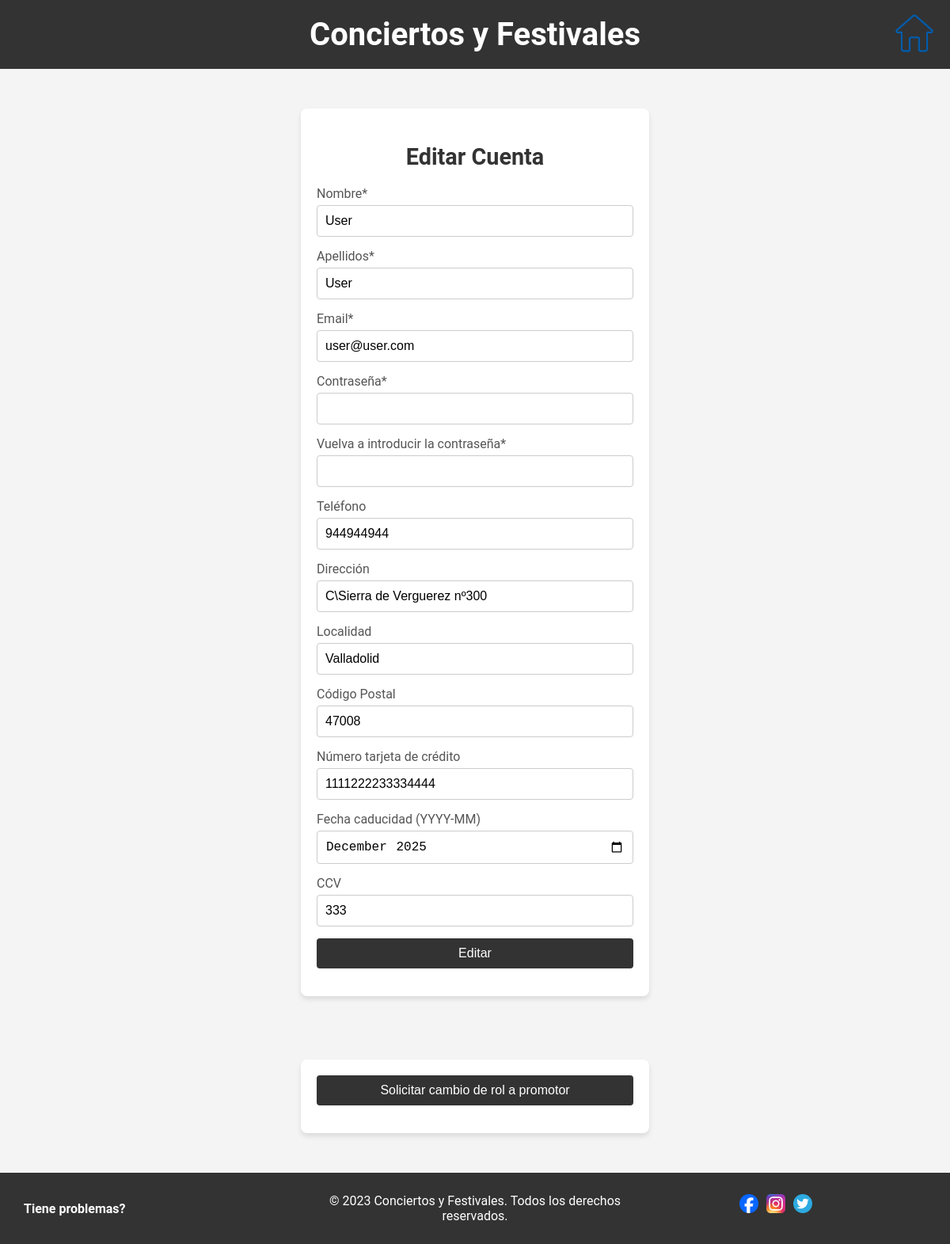
/views/editUser.php (signed in), run on the app's committed database.
### tables this page shows
CREATE TABLE `usuarios` (
  `id` int(11) NOT NULL,
  `nombre` varchar(30) NOT NULL,
  `apellidos` varchar(45) NOT NULL,
  `email` varchar(45) NOT NULL,
  `password` varchar(100) NOT NULL,
  `telefono` varchar(15) DEFAULT NULL,
  `direccion` varchar(45) DEFAULT NULL,
  `localidad` varchar(45) DEFAULT NULL,
  `codigoPostal` varchar(10) DEFAULT NULL,
  `nTarjeta` varchar(16) DEFAULT NULL,
  `fCaducidad` date DEFAULT NULL,
  `CCV` varchar(3) DEFAULT NULL,
  `saldo` float DEFAULT NULL,
  `idRol` int(11) NOT NULL
);

### Datos/Database.php (called while the page is built, shortened)
<?php
class Database {
    private static $instance = null;
    private function __construct() {
        $host = 'localhost';
        $db   = 'ConFest';
        $user = 'root';
        $pass = '';
        $charset = 'utf8';
        $dsn = "mysql:host=$host;dbname=$db;charset=$charset";
        $options = [
            PDO::ATTR_ERRMODE            => PDO::ERRMODE_EXCEPTION,
            PDO::ATTR_DEFAULT_FETCH_MODE => PDO::FETCH_ASSOC,
            PDO::ATTR_EMULATE_PREPARES   => false,
        ];
        try {
            $this->pdo = new PDO($dsn, $user, $pass, $options);
        } catch (\PDOException $e) {
            throw new \PDOException($e->getMessage(), (int)$e->getCode());
        }
    }
    public static function getInstance() {
        if (self::$instance === null) {
            self::$instance = new Database();
        }
        return self::$instance->pdo;
    }
}

### controllers/UserController.php (called while the page is built, shortened)
<?php
require_once __DIR__ . '/../Datos/Database.php';
class UserController {
    private $pdo;
    public function __construct() {
        $this->pdo = Database::getInstance();
    }
    public function getByEmail($email) {
        $stmt = $this->pdo->prepare("SELECT * FROM usuarios WHERE email = ?");
        $stmt->execute([$email]);
        return $stmt->fetch();
    }
}
?>

### views/editUser.php (the view, shortened to what this page needs)
<?php
require_once __DIR__ . '/../controllers/UserController.php';
$userController = new UserController();
$email = $_SESSION['email'] ?? '';
$usuario = $userController->getByEmail($email);
?>
<!DOCTYPE html>
<html lang="es">
<head>
    <link rel="stylesheet" href="../estilo-index.css?v=<?= time() ?>">
</head>
<body>
    <header>
        <h1>Conciertos y Festivales</h1>
        <div class="iconHeader">
            <a href="../index.php" class="iconLogIn">
                <img src="../Imagenes/home.png" alt="Volver al inicio">
            </a>
        </div>
    </header>
    <div class="containerForm">
        <h2>Editar Cuenta</h2>
        <form action="" method="POST" class="form">
            <div class="groupForm">
                <label for="nombre">Nombre*</label>
                <input type="text" id="nombre" name="nombre" value="<?= htmlspecialchars($usuario['nombre'] ?? '') ?>">
            </div>
            <div class="groupForm">
                <label for="apellidos">Apellidos*</label>
                <input type="text" id="apellidos" name="apellidos" value="<?= htmlspecialchars($usuario['apellidos'] ?? '') ?>">
            </div>
            <div class="groupForm">
                <label for="email">Email*</label>
                <input type="email" id="email" name="email" value="<?= htmlspecialchars($usuario['email'] ?? '') ?>">
            </div>
            <div class="groupForm">
                <label for="password">Contraseña*</label>
                <input type="password" id="password" name="password" value="">
            </div>
            <div class="groupForm">
                <label for="password2">Vuelva a introducir la contraseña*</label>
                <input type="password" id="password2" name="password2" value="">
            </div>
            <div class="groupForm">
                <label for="telefono">Teléfono</label>
                <input type="text" id="telefono" name="telefono" value="<?= htmlspecialchars($usuario['telefono'] ?? '') ?>">
            </div>
            <div class="groupForm">
                <label for="direccion">Dirección</label>
                <input type="text" id="direccion" name="direccion" value="<?= htmlspecialchars($usuario['direccion'] ?? '') ?>">
            </div>
            <div class="groupForm">
                <label for="localidad">Localidad</label>
                <input type="text" id="localidad" name="localidad" value="<?= htmlspecialchars($usuario['localidad'] ?? '') ?>">
            </div>
            <div class="groupForm">
                <label for="codigo_postal">Código Postal</label>
                <input type="text" id="codigoPostal" name="codigoPostal" value="<?= htmlspecialchars($usuario['codigoPostal'] ?? '') ?>">
            </div>
            <div class="groupForm">
                <label for="tarjeta">Número tarjeta de crédito</label>
                <input type="text" id="nTarjeta" name="nTarjeta" value="<?= htmlspecialchars($usuario['nTarjeta'] ?? '') ?>">
            </div>
            <div class="groupForm">
                <label for="caducidad">Fecha caducidad (YYYY-MM)</label>
                <input type="month" id="fCaducidad" name="fCaducidad"
                    value="<?= htmlspecialchars(
                        isset($usuario['fCaducidad']) && strlen($usuario['fCaducidad']) >= 7
                            ? substr($usuario['fCaducidad'], 0, 7)
                            : ''
                    ) ?>">
            </div>
            <div class="groupForm">
                <label for="CCV">CCV</label>
                <input type="text" id="CCV" name="CCV" value="<?= htmlspecialchars($usuario['CCV'] ?? '') ?>">
            </div>
            <div class="groupForm">
                <button type="submit">Editar</button>
            </div>
        </form>
    </div>
    <div class="containerForm" style="margin-top:30px;">
        <form action="" method="POST">
            <div class="groupForm">
                <button type="submit" name="solicitar_promotor">Solicitar cambio de rol a promotor</button>
            </div>
        </form>
    </div>
    <footer>
        <div id="left">
            <a href="#" class="footer-link">Tiene problemas?</a>
        </div>
        <div id="center">
            <p>&copy; 2023 Conciertos y Festivales. Todos los derechos reservados.</p>
        </div>
        <div id="right">
            <div class="redesSociales">
                <a href="#"><img src="../Imagenes/facebook.png" alt="Facebook" id="facebook"></a>
                <a href="#"><img src="../Imagenes/instagram.png" alt="Instagram" id="instagram"></a>
                <a href="#"><img src="../Imagenes/twitter.png" alt="Twitter" id="x"></a>
            </div>
        </div>
    </footer>
</body>
</html>

### estilo-index.css (style rules this page uses)
html, body { font-family: 'Roboto', sans-serif; height: 100%; margin: 0; padding: 0; background-color: #f4f4f4; }
body { min-height: 100vh; display: flex; flex-direction: column; }
header h1 { margin: 0; font-size: 2.5rem; }
header { position: relative; background-color: #333; color: #fff; padding: 20px 0; text-align: center; }
.iconHeader { position: absolute; top: 50%; right: 20px; display: flex; align-items: center; transform: translateY(-50%); gap: 10px; }
.iconHeader .iconEdit img, .iconHeader .iconLogIn img { object-fit: contain; cursor: pointer; display: inline-block; }
.iconLogIn { order: 1; }
.iconLogIn img { width: 50px; height: 50px; cursor: pointer; }
footer { background-color: #333; color: #fff; padding: 10px 0; margin-top: 20px; display: flex; justify-content: space-between; align-items: center; text-align: center; margin-top: auto; }
footer div { flex: 1; display: flex; align-items: center; justify-content: center; }
footer #left { justify-content: flex-start; padding-left: 30px; }
footer #center { justify-content: center; }
footer #right { justify-content: flex-end; padding-right: 30px; }
footer #left a { color: #fff; text-decoration: none; font-weight: bold; }
.redesSociales a { margin-left: 10px; margin-right: 0; }
.redesSociales a:first-child { margin-left: 0; }
.containerForm { max-width: 600px; width: 90%; max-width: 400px; margin: 50px auto; padding: 20px; background-color: #fff; border-radius: 8px; box-shadow: 0 4px 6px rgba(0, 0, 0, 0.1); text-align: center; }
.containerForm h2 { margin-bottom: 20px; font-size: 1.8rem; color: #333; }
.groupForm { margin-bottom: 15px; text-align: left; }
.groupForm label { display: block; margin-bottom: 5px; font-size: 1rem; color: #555; }
.groupForm input { width: 100%; padding: 10px; font-size: 1rem; border: 1px solid #ccc; border-radius: 4px; box-sizing: border-box; }
.groupForm button { width: 100%; padding: 10px; font-size: 1rem; background-color: #333; color: #fff; border: none; border-radius: 4px; cursor: pointer; transition: background-color 0.3s ease; }
#facebook, #instagram, #x { width: 24px; height: 24px; margin-bottom: 8px; }

### data on the page
usuarios: nombre "User", apellidos "User", email "user@user.com", telefono "944944944", direccion "C\\Sierra de Verguerez nº300", localidad "Valladolid", codigoPostal "47008", nTarjeta "1111222233334444", fCaducidad "2025-12", CCV "333"
